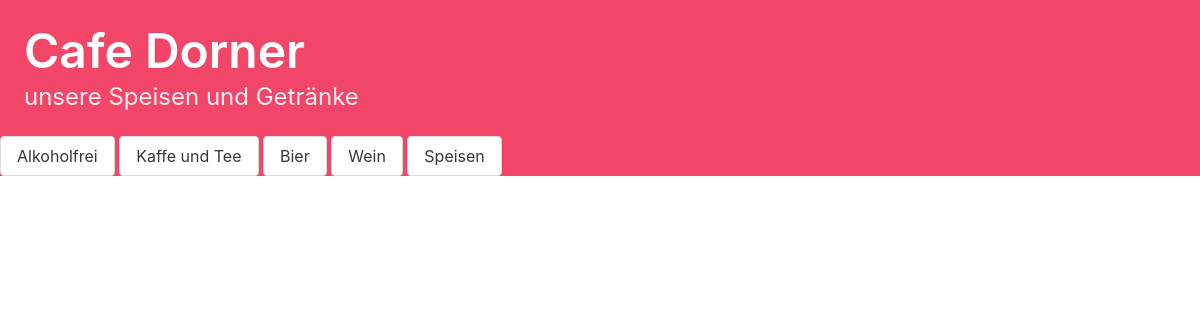
The page /wein/ on the database as committed earlier.
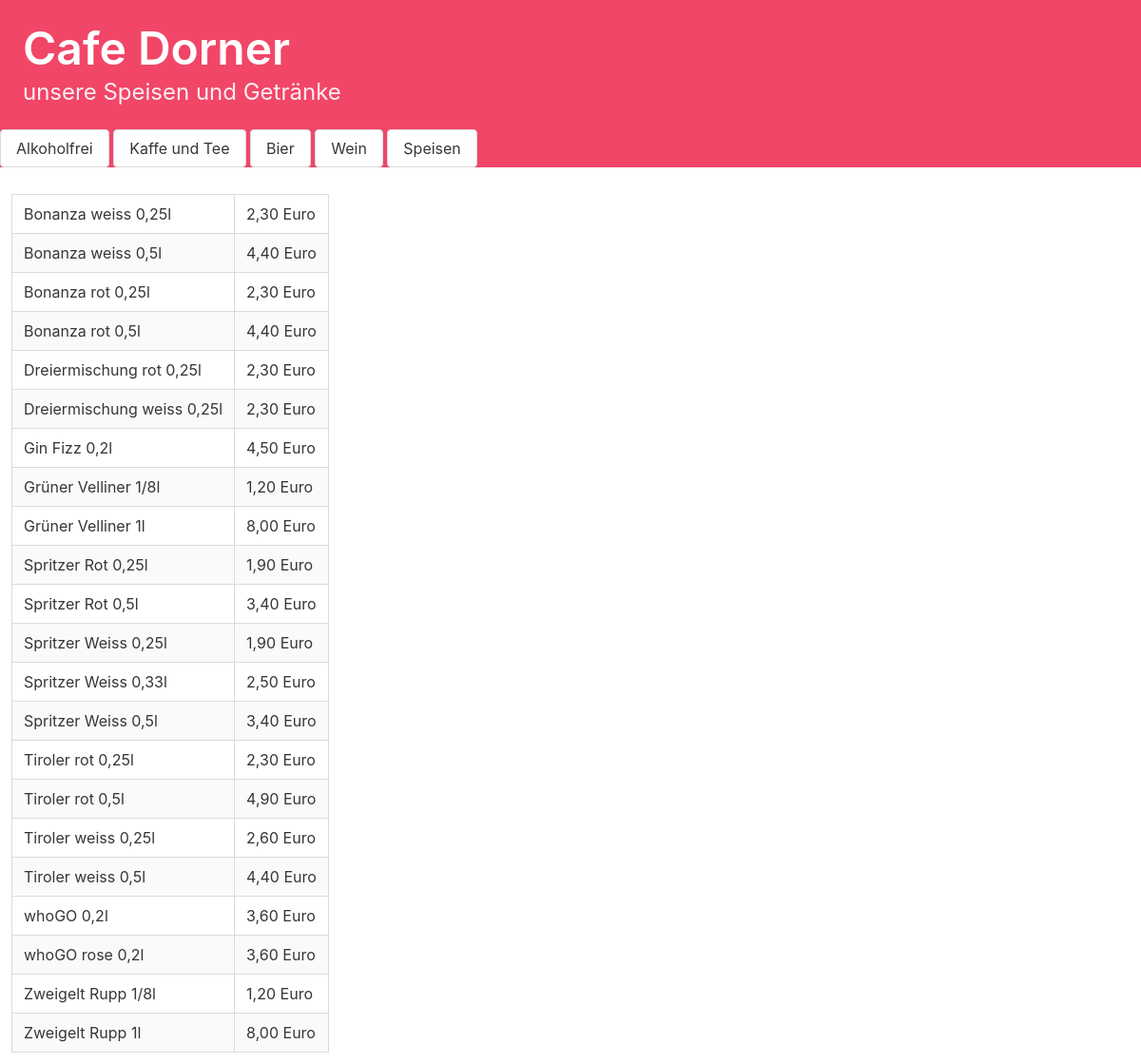
The same page on the database as committed later.
### menue/models.py (models this page shows, shortened)
class Book(models.Model):
    Name = models.CharField(max_length=100)
    Kategorie = models.CharField(max_length=100)
    Verkaufspreis = models.CharField(max_length=100)

### menue/views.py (the view)
# urls.py: path("wein/", views.menue_wein.as_view(), name="wein"),
class menue_wein(ListView):
    model = Book
    template_name = "wein.html"
    def get_queryset(self):
        return Book.objects.filter(Kategorie="Wein")

### templates/wein.html
{% extends "base.html" %}
{% block content %}
    <table class="table is-bordered is-striped is-centered">
    {% for item in object_list %}
        <tr>
            <td>{{ item.Name }} </td>
            <td>{{ item.Verkaufspreis |slice:"-1" }} Euro</td>
        </tr>
    {% endfor %}
{% endblock %}

Rows that differ between the two databases and show on the page:
added Book: Name "Bonanza weiss 0,25l", Verkaufspreis "2,30"
added Book: Name "Bonanza weiss 0,5l", Verkaufspreis "4,40"
added Book: Name "Bonanza rot 0,25l", Verkaufspreis "2,30"
added Book: Name "Bonanza rot 0,5l", Verkaufspreis "4,40"
added Book: Name "Dreiermischung rot 0,25l", Verkaufspreis "2,30"
added Book: Name "Dreiermischung weiss 0,25l", Verkaufspreis "2,30"
added Book: Name "Gin Fizz 0,2l", Verkaufspreis "4,50"
added Book: Name "Grüner Velliner 1/8l", Verkaufspreis "1,20"
added Book: Name "Grüner Velliner 1l", Verkaufspreis "8,00"
added Book: Name "Spritzer Rot 0,25l", Verkaufspreis "1,90"
added Book: Name "Spritzer Rot 0,5l", Verkaufspreis "3,40"
added Book: Name "Spritzer Weiss 0,25l", Verkaufspreis "1,90"
added Book: Name "Spritzer Weiss 0,33l", Verkaufspreis "2,50"
added Book: Name "Spritzer Weiss 0,5l", Verkaufspreis "3,40"
added Book: Name "Tiroler rot 0,25l", Verkaufspreis "2,30"
added Book: Name "Tiroler rot 0,5l", Verkaufspreis "4,90"
added Book: Name "Tiroler weiss 0,25l", Verkaufspreis "2,60"
added Book: Name "Tiroler weiss 0,5l", Verkaufspreis "4,40"
added Book: Name "whoGO 0,2l", Verkaufspreis "3,60"
added Book: Name "whoGO rose 0,2l", Verkaufspreis "3,60"
added Book: Name "Zweigelt Rupp 1/8l", Verkaufspreis "1,20"
added Book: Name "Zweigelt Rupp 1l", Verkaufspreis "8,00"
